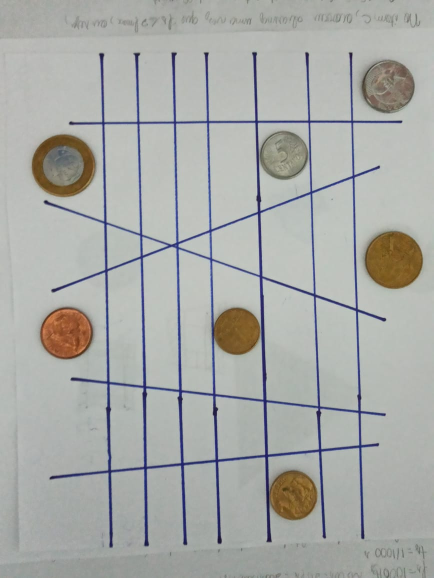
//> input picture Praticas/Pratica08/Moedas e linhas.jpeg, 868 x 1156 px (shown at 1/2 size)
$ ./main   (built with g++ and OpenCV 4)
//> lines starting //> are read from the running program, lines starting //| are printed output that depends on the picture; after the words box and inside, x2 and y2 are one past the last pixel; in counts of white or black regions, pixels touching at a corner belong together
#include <iostream>
#include <opencv2/core.hpp>
#include <opencv2/highgui.hpp>
#include<opencv2/imgproc.hpp>

#define CV_PI   3.1415926535897932384626433832795

void detect_lines(cv::Mat img, cv::Mat img_edge, std::vector<cv::Vec4i> lines);
void detect_circles(cv::Mat img, cv::Mat img_gray, std::vector<cv::Vec3f> circles);

int main(int argc, char **argv)
{
    cv::Mat img, img_gray, img_edge, img_res;

    namedWindow("Imagem", cv::WINDOW_NORMAL);
    namedWindow("Imagem cinza", cv::WINDOW_NORMAL);
    namedWindow("Canny", cv::WINDOW_NORMAL);
    namedWindow("Resultado", cv::WINDOW_NORMAL);

    img = cv::imread("Moedas e linhas.jpeg");
//> img is the input picture: 1156 rows x 868 cols, CV_8UC3; mean B, G, R 167.9, 170.8, 169
    cv::resize(img, img, cv::Size(720, 900));
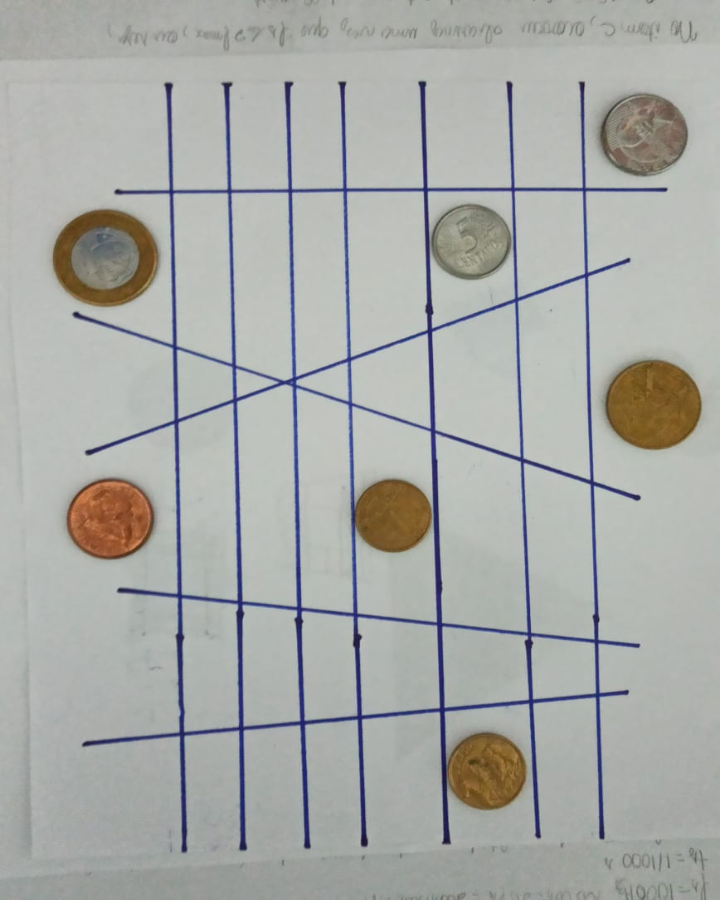
//> img: 900 rows x 720 cols, CV_8UC3; mean B, G, R 167.8, 170.7, 168.9

    cv::cvtColor(img, img_gray, cv::COLOR_BGR2GRAY);
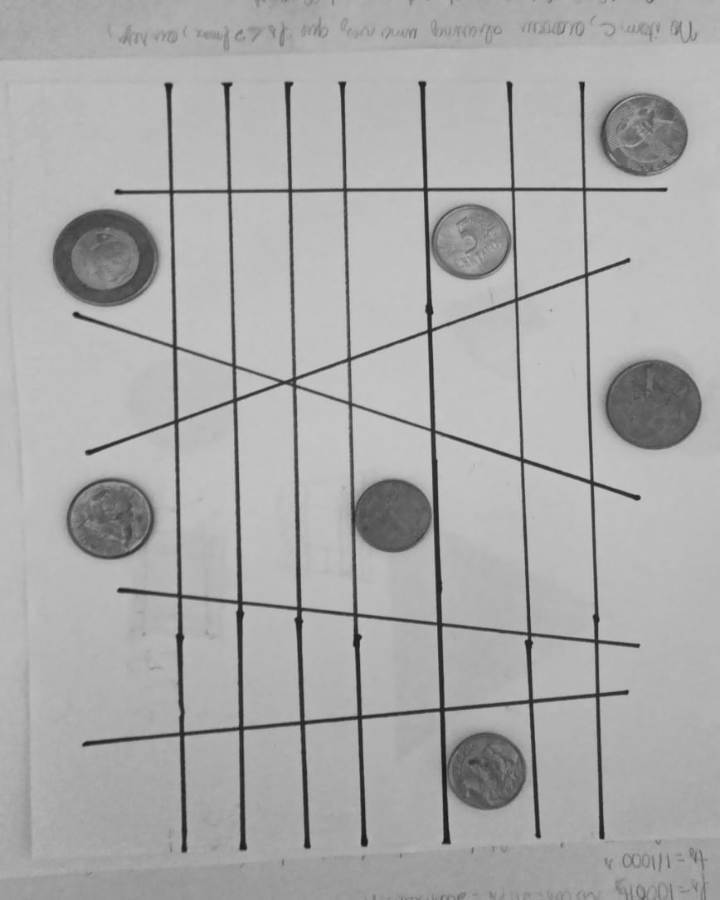
//> img_gray: 900 rows x 720 cols, CV_8UC1; min 23, max 202, mean 169.9

    //Transforma a imagem em binária e aplica blur
    cv::Canny(img_gray, img_edge, 150, 300, 3);
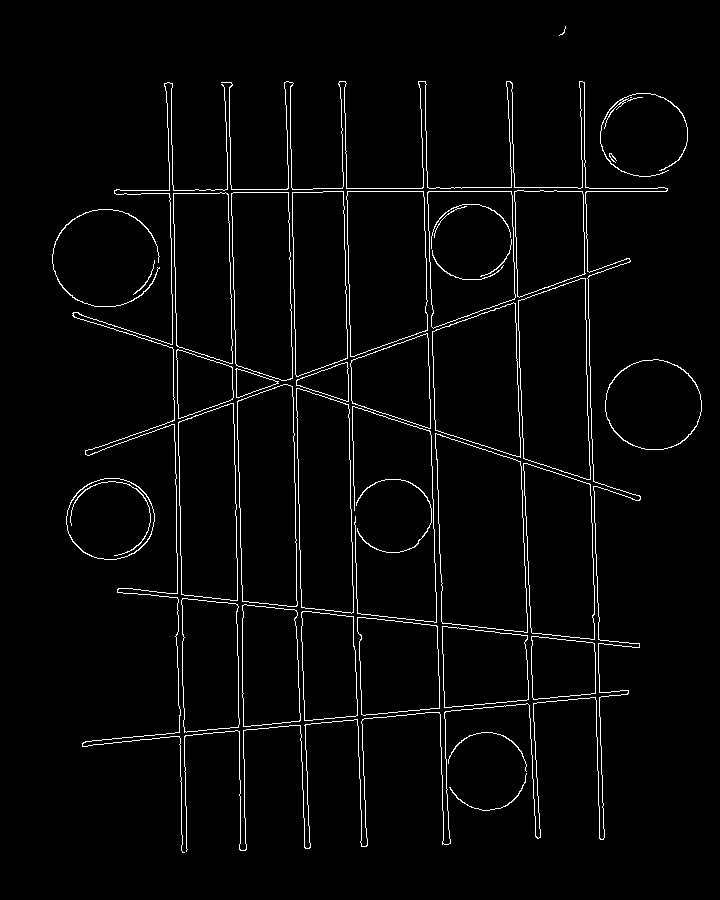
//> img_edge: 900 rows x 720 cols, CV_8UC1; 2.8% white in thin lines or dots, all inside (x1, y1, x2, y2) = (52, 26, 702, 853)
    cv::GaussianBlur(img_edge, img_edge, cv::Size(3,3), 0, 0);
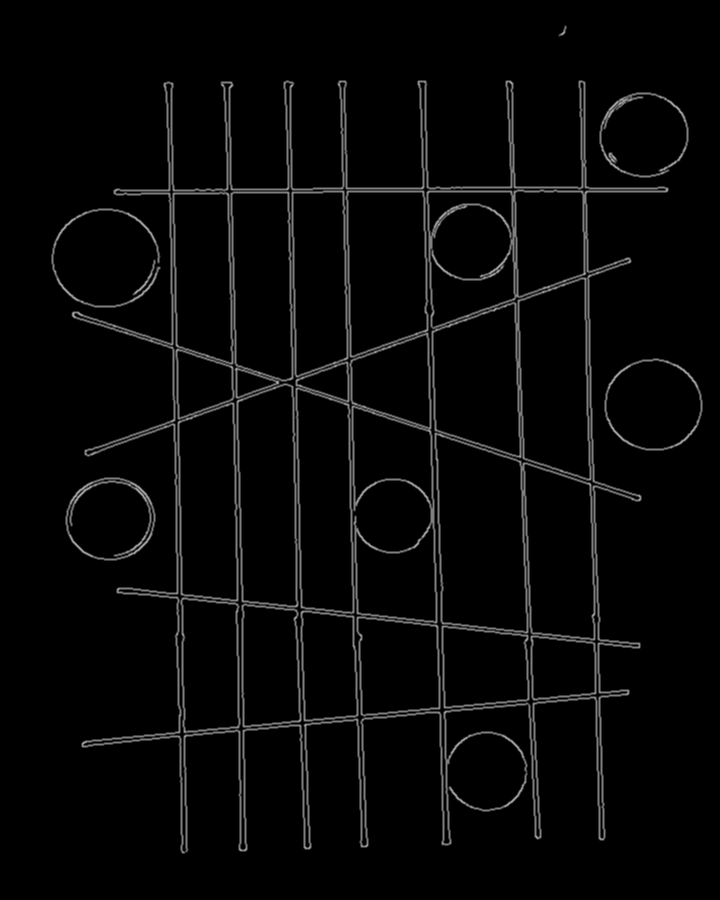
//> img_edge: 900 rows x 720 cols, CV_8UC1; 8.89% of pixels changed, all inside (x1, y1, x2, y2) = (51, 25, 703, 854)

    //Copia a imagem
    img.copyTo(img_res);

    //Cria vetores
    std::vector<cv::Vec4i> lines;
    std::vector<cv::Vec3f> circles;

    //Aplica a transformada de Hough
    detect_lines(img_res, img_edge, lines);
    detect_circles(img_res, img_gray, circles);

    //Mostra as imagens
    cv::imshow("Imagem", img);
    cv::imshow("Imagem cinza", img_gray);
    cv::imshow("Canny", img_edge);
    cv::imshow("Resultado", img_res);

    cv::waitKey(0);

    cv::destroyAllWindows();

    return 0;
}


//Deteca as linhas com a transformada de Hough e contorna as linhas
void detect_lines(cv::Mat img, cv::Mat img_edge, std::vector<cv::Vec4i> lines)
{
    cv::HoughLinesP(img_edge, lines, 1, CV_PI / 180, 50, 50, 10);
//> lines = 130 lines (x1, y1, x2, y2), first 8: [424, 101, 449, 845], [507, 80, 534, 837], [228, 81, 241, 836], [339, 80, 366, 847], [586, 159, 597, 806], [525, 631, 528, 718], [510, 80, 529, 628], [423, 210, 445, 845]
    for(auto i = 0; i < lines.size(); i++)
        cv::line(img, cv::Point(lines[i][0], lines[i][1]), cv::Point(lines[i][2], lines[i][3]), cv::Scalar(255, 0, 255), 3);
//> this loop made 130 passes
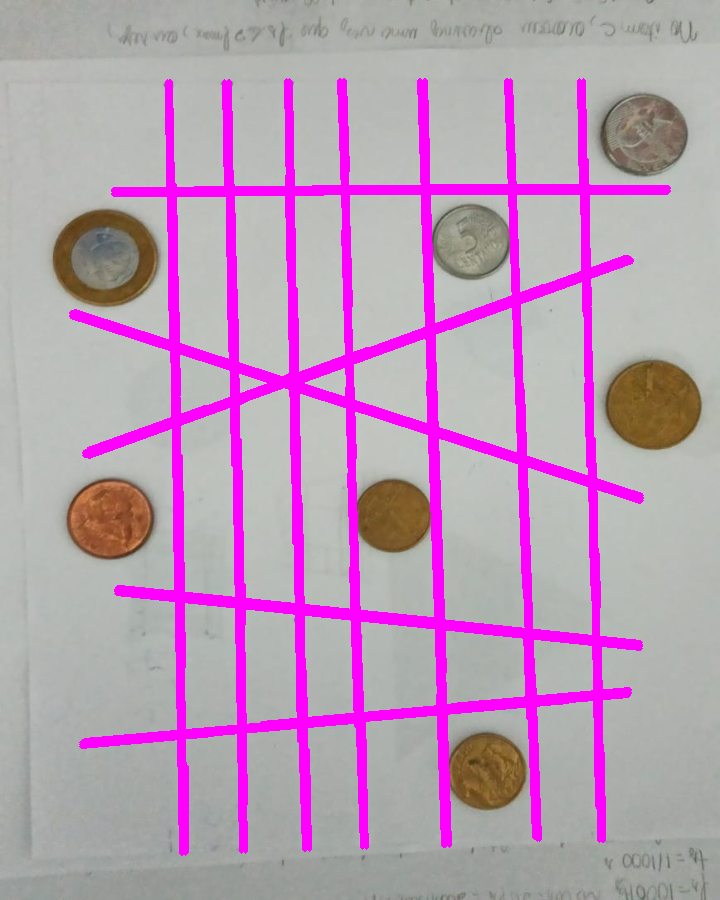
//> img: 900 rows x 720 cols, CV_8UC3; 12.4% of pixels changed, all inside (x1, y1, x2, y2) = (69, 78, 671, 856)
}

//Deteca os circulos com a transformada de Hough e circula elas
void detect_circles(cv::Mat img, cv::Mat img_gray, std::vector<cv::Vec3f> circles)
{
    cv::HoughCircles(img_gray, circles, cv::HOUGH_GRADIENT, 1, img_gray.rows / 16, 100, 40, 20, 130);
//> circles = 7 circles (x, y, radius): [654.5, 403.5, 46.3], [487.5, 771.5, 38.6], [102.5, 256.5, 49.9], [111.5, 518.5, 41.3], [469.5, 241.5, 37.7], [391.5, 515.5, 36.4], [641.5, 135.5, 41.4]
    for(auto i = 0; i < circles.size(); i++)
    {
        auto x = circles[i][0];
        auto y = circles[i][1];
        auto radius = circles[i][2];

        cv::circle(img, cv::Point(x, y), radius, cv::Scalar(255, 0, 0), 10);
        cv::circle(img, cv::Point(x, y), 3, cv::Scalar(255, 0, 0), 3);
    }
//> this loop made 7 passes
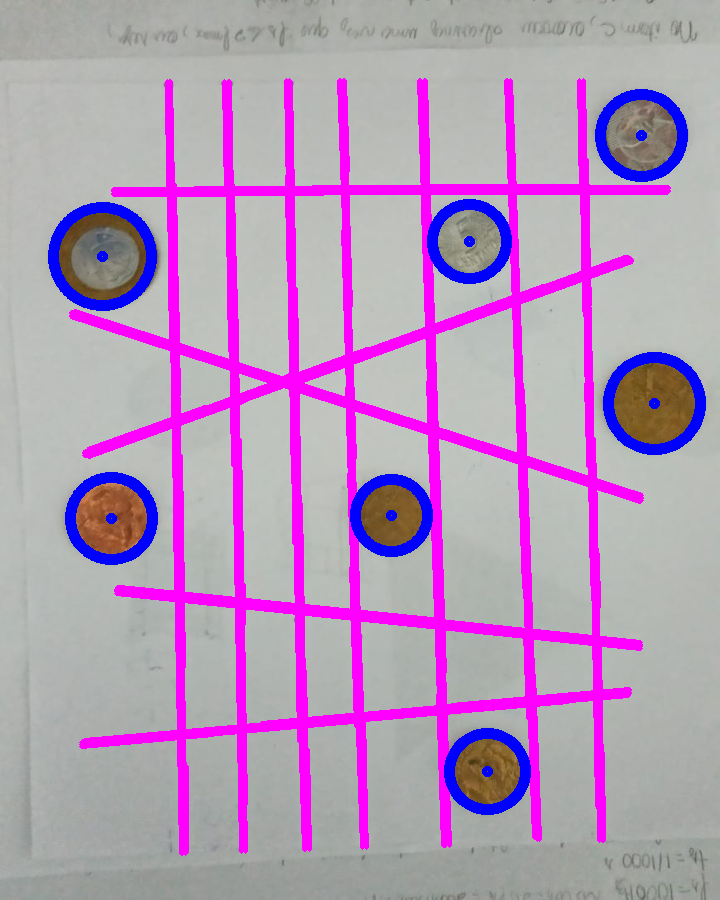
//> img: 900 rows x 720 cols, CV_8UC3; 3.18% of pixels changed, all inside (x1, y1, x2, y2) = (48, 89, 706, 815)
}
